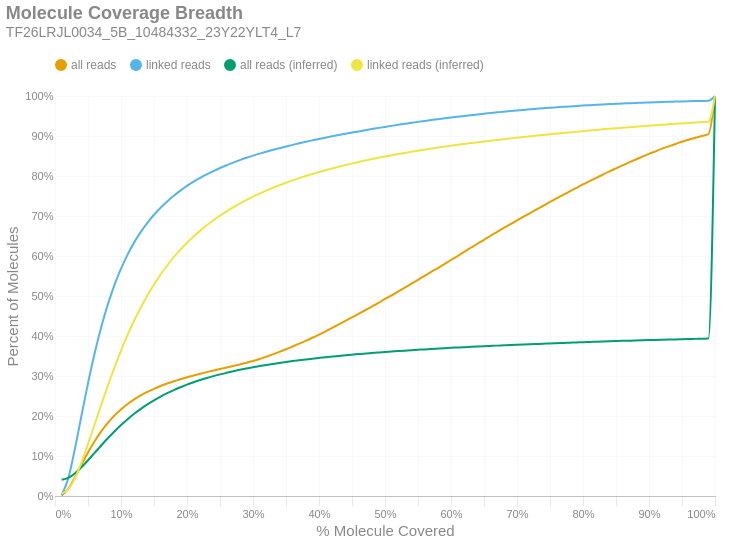

Notebook code cell kept with this figure:
### Markdown cell above
### Molecule Read Coverage
This chart shows molecule coverage breadth as computed by the number of bases aligned to that molecule. In other words, "*how much of each unique long molecule is actually sequenced/aligned?*" Keep in mind there is a distinction between sequences and alignments, since some sequences belonging to a particular molecule may not align well and wouldn't appear in the alignment data. This chart also shows molecule coverage breadth as computed by the *inferred fragment* from which the aligned sequences originate. Unlike read coverage, this calculation takes into account the total insert size, including unsequenced gaps between the forward and reverse reads. Like the previous figures, these are cumulative percents.

### Code cell
if SKIPLR:
    print_html(f"Skipped")
else:
    binned_df = consolidated_hist(valids['coverage_bp'], mask, 0.01, True)
    binned_df_inf = consolidated_hist(valids['coverage_inserts'], mask, 0.01, True)
    binned_df = binned_df.with_columns(pl.lit(binned_df_inf['all reads (cumsum)']).alias('all reads (inferred)'))
    binned_df = binned_df.with_columns(pl.lit(binned_df_inf['linked reads (cumsum)']).alias('linked reads (inferred)'))
    binned_df = binned_df.with_columns(
        (pl.col('bin').cast(pl.Float64) + 0.01).alias('right_edge')
    )

    with SafeRender(binned_df):
        (
            density_plot(binned_df, 'Molecule Coverage Breadth', samplename, 'molcov', ['all reads (inferred)','linked reads (inferred)'])
            .encode(
                #x=alt.X('bin:Q', title="% Molecule Covered").axis(format = '%').scale(padding=0),
                x=alt.X('right_edge:Q', title="% Molecule Covered").axis(format='%').scale(padding=0),
                y=alt.Y('value:Q', title='Percent of Molecules')
                    .axis(format='%')
                    .stack(False)
                    .scale(domainMin=0, padding=0),
                color=alt.Color("key:N").scale(domain = ["all reads", "linked reads", "all reads (inferred)", "linked reads (inferred)"]),
                tooltip = [
                    alt.Tooltip("key:N", title = "Data Type"),
                    alt.Tooltip("range_label:N", title="% Molecule Covered"),
                    alt.Tooltip("value:Q", format = ".2%", title="% Molecules")
                ]
            )
        ).display()

### Figure 1 — Vega-Lite specification as saved in the notebook (floating-point values rounded to 4 significant figures)
{"width": "container", "height": 400, "config": {"title": {"anchor": "start", "dy": -15, "fontSize": 18, "color": "#888888", "subtitleColor": "#888888", "subtitleFontSize": 14}, "arc": {"fill": "#0072B2"}, "axis": {"domainColor": "#888888", "domainWidth": 0.5, "gridWidth": 0.2, "grid": false, "titleFontWeight": 400, "titleFontSize": 15, "labelFontSize": 11, "labelColor": "#888888", "tickColor": "#888888", "tickWidth": 0.2, "titleColor": "#888888"}, "axisBand": {"grid": false}, "axisX": {"grid": true, "tickSize": 10, "domainCap": "round"}, "axisY": {"domain": false, "grid": true, "tickSize": 0, "domainCap": "round"}, "background": "transparent", "header": {"labelFontSize": 15, "labelColor": "#888888", "titleFontSize": 15, "titleFontWeight": 600, "titleColor": "#888888"}, "legend": {"labelFont": "sans-serif", "labelFontSize": 12, "labelColor": "#888888", "symbolSize": 100, "symbolType": "circle", "titleFontSize": 12, "titlePadding": 10, "titleColor": "#888888", "title": null, "orient": "top"}, "range": {"category": ["#E69F00", "#56B4E9", "#009E73", "#F0E442", "#0072B2", "#D55E00", "#CC79A7", "#000000"], "diverging": ["#cfe8f3", "#a2d4ec", "#73bfe2", "#46abdb", "#1696d2", "#12719e"]}, "area": {"fill": "#0072B2", "fillOpacity": 0.7, "line": true, "strokeOpacity": 0.7}, "line": {"color": "#0072B2", "stroke": "#0072B2", "strokeWidth": 2}, "trail": {"color": "#0072B2", "stroke": "#0072B2", "strokeWidth": 0, "size": 1}, "point": {"filled": true, "fillOpacity": 1.0, "size": 95}, "text": {"color": "#888888", "fontSize": 11, "align": "right", "fontWeight": 400, "size": 11}, "bar": {"fill": "#0072B2", "stroke": null}, "view": {"stroke": null, "continuousWidth": 660, "continuousHeight": 400}}, "data": {"name": "data-35ebf609b100e2764e32d28332379ac9"}, "mark": {"type": "line", "interpolate": "monotone", "point": {"opacity": 0, "size": 275}}, "encoding": {"color": {"field": "key", "scale": {"domain": ["all reads", "linked reads", "all reads (inferred)", "linked reads (inferred)"]}, "type": "nominal"}, "tooltip": [{"field": "key", "title": "Data Type", "type": "nominal"}, {"field": "range_label", "title": "% Molecule Covered", "type": "nominal"}, {"field": "value", "format": ".2%", "title": "% Molecules", "type": "quantitative"}], "x": {"axis": {"format": "%"}, "field": "right_edge", "scale": {"padding": 0}, "title": "% Molecule Covered", "type": "quantitative"}, "y": {"axis": {"format": "%"}, "field": "value", "scale": {"domainMin": 0, "padding": 0}, "stack": false, "title": "Percent of Molecules", "type": "quantitative"}}, "params": [{"name": "param_c36ac31b6afebe62", "select": {"type": "point", "fields": ["key"]}, "bind": "legend"}], "title": {"text": "Molecule Coverage Breadth", "subtitle": "TF26LRJL0034_5B_10484332_23Y22YLT4_L7"}, "transform": [{"fold": ["all reads (cumsum)", "linked reads (cumsum)", "all reads (inferred)", "linked reads (inferred)"]}, {"calculate": "replace(datum.key, ' (cumsum)', '')", "as": "key"}, {"filter": {"param": "param_c36ac31b6afebe62"}}], "usermeta": {"embedOptions": {"downloadFileName": "TF26LRJL0034_5B_10484332_23Y22YLT4_L7.molcov"}}, "$schema": "https://vega.github.io/schema/vega-lite/v6.4.1.json", "datasets": {"data-35ebf609b100e2764e32d28332379ac9": [{"bin": "0.0", "interval": "0.0-0.01", "all reads": 0.001356, "linked reads": 0.002512, "all reads (cumsum)": 0.001356, "linked reads (cumsum)": 0.002512, "range_label": "0.0-0.01", "all reads (inferred)": 0.04082, "linked reads (inferred)": 0.005933, "right_edge": 0.01}, {"bin": "0.01", "interval": "0.01-0.02", "all reads": 0.01644, "linked reads": 0.04069, "all reads (cumsum)": 0.01779, "linked reads (cumsum)": 0.0432, "range_label": "0.01-0.02", "all reads (inferred)": 0.04552, "linked reads (inferred)": 0.01641, "right_edge": 0.02}, {"bin": "0.02", "interval": "0.02-0.03", "all reads": 0.02829, "linked reads": 0.07326, "all reads (cumsum)": 0.04608, "linked reads (cumsum)": 0.1165, "range_label": "0.02-0.03", "all reads (inferred)": 0.05644, "linked reads (inferred)": 0.04395, "right_edge": 0.03}, {"bin": "0.03", "interval": "0.03-0.04", "all reads": 0.03169, "linked reads": 0.08359, "all reads (cumsum)": 0.07778, "linked reads (cumsum)": 0.2, "range_label": "0.03-0.04", "all reads (inferred)": 0.07171, "linked reads (inferred)": 0.08364, "right_edge": 0.04}, {"bin": "0.04", "interval": "0.04-0.05", "all reads": 0.03089, "linked reads": 0.08182, "all reads (cumsum)": 0.1087, "linked reads (cumsum)": 0.2819, "range_label": "0.04-0.05", "all reads (inferred)": 0.08931, "linked reads (inferred)": 0.1299, "right_edge": 0.05}, {"bin": "0.05", "interval": "0.05-0.06", "all reads": 0.02801, "linked reads": 0.07441, "all reads (cumsum)": 0.1367, "linked reads (cumsum)": 0.3563, "range_label": "0.05-0.06", "all reads (inferred)": 0.1078, "linked reads (inferred)": 0.1788, "right_edge": 0.06}, {"bin": "0.06", "interval": "0.06-0.07", "all reads": 0.02476, "linked reads": 0.06585, "all reads (cumsum)": 0.1614, "linked reads (cumsum)": 0.4221, "range_label": "0.06-0.07", "all reads (inferred)": 0.1262, "linked reads (inferred)": 0.2276, "right_edge": 0.07}, {"bin": "0.07", "interval": "0.07-0.08", "all reads": 0.02131, "linked reads": 0.05661, "all reads (cumsum)": 0.1827, "linked reads (cumsum)": 0.4787, "range_label": "0.07-0.08", "all reads (inferred)": 0.1442, "linked reads (inferred)": 0.2756, "right_edge": 0.08}, {"bin": "0.08", "interval": "0.08-0.09", "all reads": 0.01821, "linked reads": 0.04835, "all reads (cumsum)": 0.2009, "linked reads (cumsum)": 0.5271, "range_label": "0.08-0.09", "all reads (inferred)": 0.1613, "linked reads (inferred)": 0.321, "right_edge": 0.09}, {"bin": "0.09", "interval": "0.09-0.1", "all reads": 0.01555, "linked reads": 0.04121, "all reads (cumsum)": 0.2165, "linked reads (cumsum)": 0.5683, "range_label": "0.09-0.1", "all reads (inferred)": 0.1773, "linked reads (inferred)": 0.3636, "right_edge": 0.1}, {"bin": "0.1", "interval": "0.1-0.11", "all reads": 0.01334, "linked reads": 0.03527, "all reads (cumsum)": 0.2298, "linked reads (cumsum)": 0.6036, "range_label": "0.1-0.11", "all reads (inferred)": 0.192, "linked reads (inferred)": 0.4029, "right_edge": 0.11}, {"bin": "0.11", "interval": "0.11-0.12", "all reads": 0.01156, "linked reads": 0.03049, "all reads (cumsum)": 0.2414, "linked reads (cumsum)": 0.6341, "range_label": "0.11-0.12", "all reads (inferred)": 0.2055, "linked reads (inferred)": 0.4387, "right_edge": 0.12}, {"bin": "0.12", "interval": "0.12-0.13", "all reads": 0.01001, "linked reads": 0.02624, "all reads (cumsum)": 0.2514, "linked reads (cumsum)": 0.6603, "range_label": "0.12-0.13", "all reads (inferred)": 0.2177, "linked reads (inferred)": 0.4713, "right_edge": 0.13}, {"bin": "0.13", "interval": "0.13-0.14", "all reads": 0.008743, "linked reads": 0.02276, "all reads (cumsum)": 0.2602, "linked reads (cumsum)": 0.6831, "range_label": "0.13-0.14", "all reads (inferred)": 0.229, "linked reads (inferred)": 0.5014, "right_edge": 0.14}, {"bin": "0.14", "interval": "0.14-0.15", "all reads": 0.007771, "linked reads": 0.02, "all reads (cumsum)": 0.2679, "linked reads (cumsum)": 0.7031, "range_label": "0.14-0.15", "all reads (inferred)": 0.2392, "linked reads (inferred)": 0.5287, "right_edge": 0.15}, {"bin": "0.15", "interval": "0.15-0.16", "all reads": 0.006949, "linked reads": 0.01772, "all reads (cumsum)": 0.2749, "linked reads (cumsum)": 0.7208, "range_label": "0.15-0.16", "all reads (inferred)": 0.2486, "linked reads (inferred)": 0.5537, "right_edge": 0.16}, {"bin": "0.16", "interval": "0.16-0.17", "all reads": 0.006259, "linked reads": 0.01569, "all reads (cumsum)": 0.2811, "linked reads (cumsum)": 0.7365, "range_label": "0.16-0.17", "all reads (inferred)": 0.2571, "linked reads (inferred)": 0.5762, "right_edge": 0.17}, {"bin": "0.17", "interval": "0.17-0.18", "all reads": 0.005709, "linked reads": 0.01417, "all reads (cumsum)": 0.2868, "linked reads (cumsum)": 0.7506, "range_label": "0.17-0.18", "all reads (inferred)": 0.2649, "linked reads (inferred)": 0.597, "right_edge": 0.18}, {"bin": "0.18", "interval": "0.18-0.19", "all reads": 0.005236, "linked reads": 0.01277, "all reads (cumsum)": 0.2921, "linked reads (cumsum)": 0.7634, "range_label": "0.18-0.19", "all reads (inferred)": 0.2719, "linked reads (inferred)": 0.6158, "right_edge": 0.19}, {"bin": "0.19", "interval": "0.19-0.2", "all reads": 0.004905, "linked reads": 0.0118, "all reads (cumsum)": 0.297, "linked reads (cumsum)": 0.7752, "range_label": "0.19-0.2", "all reads (inferred)": 0.2785, "linked reads (inferred)": 0.6332, "right_edge": 0.2}, {"bin": "0.2", "interval": "0.2-0.21", "all reads": 0.004494, "linked reads": 0.01052, "all reads (cumsum)": 0.3015, "linked reads (cumsum)": 0.7857, "range_label": "0.2-0.21", "all reads (inferred)": 0.2844, "linked reads (inferred)": 0.6488, "right_edge": 0.21}, {"bin": "0.21", "interval": "0.21-0.22", "all reads": 0.004249, "linked reads": 0.009675, "all reads (cumsum)": 0.3057, "linked reads (cumsum)": 0.7954, "range_label": "0.21-0.22", "all reads (inferred)": 0.2898, "linked reads (inferred)": 0.6634, "right_edge": 0.22}, {"bin": "0.22", "interval": "0.22-0.23", "all reads": 0.004032, "linked reads": 0.008777, "all reads (cumsum)": 0.3098, "linked reads (cumsum)": 0.8042, "range_label": "0.22-0.23", "all reads (inferred)": 0.2949, "linked reads (inferred)": 0.6768, "right_edge": 0.23}, {"bin": "0.23", "interval": "0.23-0.24", "all reads": 0.003906, "linked reads": 0.008121, "all reads (cumsum)": 0.3137, "linked reads (cumsum)": 0.8123, "range_label": "0.23-0.24", "all reads (inferred)": 0.2996, "linked reads (inferred)": 0.6894, "right_edge": 0.24}, {"bin": "0.24", "interval": "0.24-0.25", "all reads": 0.003821, "linked reads": 0.007613, "all reads (cumsum)": 0.3175, "linked reads (cumsum)": 0.8199, "range_label": "0.24-0.25", "all reads (inferred)": 0.304, "linked reads (inferred)": 0.7011, "right_edge": 0.25}, {"bin": "0.25", "interval": "0.25-0.26", "all reads": 0.003626, "linked reads": 0.006932, "all reads (cumsum)": 0.3211, "linked reads (cumsum)": 0.8268, "range_label": "0.25-0.26", "all reads (inferred)": 0.308, "linked reads (inferred)": 0.7117, "right_edge": 0.26}, {"bin": "0.26", "interval": "0.26-0.27", "all reads": 0.003758, "linked reads": 0.006706, "all reads (cumsum)": 0.3249, "linked reads (cumsum)": 0.8335, "range_label": "0.26-0.27", "all reads (inferred)": 0.3118, "linked reads (inferred)": 0.7218, "right_edge": 0.27}, {"bin": "0.27", "interval": "0.27-0.28", "all reads": 0.003903, "linked reads": 0.006226, "all reads (cumsum)": 0.3288, "linked reads (cumsum)": 0.8398, "range_label": "0.27-0.28", "all reads (inferred)": 0.3154, "linked reads (inferred)": 0.7312, "right_edge": 0.28}, {"bin": "0.28", "interval": "0.28-0.29", "all reads": 0.004194, "linked reads": 0.005802, "all reads (cumsum)": 0.333, "linked reads (cumsum)": 0.8456, "range_label": "0.28-0.29", "all reads (inferred)": 0.3187, "linked reads (inferred)": 0.7399, "right_edge": 0.29}, {"bin": "0.29", "interval": "0.29-0.3", "all reads": 0.004524, "linked reads": 0.00531, "all reads (cumsum)": 0.3375, "linked reads (cumsum)": 0.8509, "range_label": "0.29-0.3", "all reads (inferred)": 0.3218, "linked reads (inferred)": 0.7483, "right_edge": 0.3}, {"bin": "0.3", "interval": "0.3-0.31", "all reads": 0.004997, "linked reads": 0.005003, "all reads (cumsum)": 0.3425, "linked reads (cumsum)": 0.8559, "range_label": "0.3-0.31", "all reads (inferred)": 0.3248, "linked reads (inferred)": 0.756, "right_edge": 0.31}, {"bin": "0.31", "interval": "0.31-0.32", "all reads": 0.005691, "linked reads": 0.004777, "all reads (cumsum)": 0.3482, "linked reads (cumsum)": 0.8607, "range_label": "0.31-0.32", "all reads (inferred)": 0.3276, "linked reads (inferred)": 0.7635, "right_edge": 0.32}, {"bin": "0.32", "interval": "0.32-0.33", "all reads": 0.00599, "linked reads": 0.004473, "all reads (cumsum)": 0.3542, "linked reads (cumsum)": 0.8651, "range_label": "0.32-0.33", "all reads (inferred)": 0.3302, "linked reads (inferred)": 0.7704, "right_edge": 0.33}, {"bin": "0.33", "interval": "0.33-0.34", "all reads": 0.006223, "linked reads": 0.004389, "all reads (cumsum)": 0.3604, "linked reads (cumsum)": 0.8695, "range_label": "0.33-0.34", "all reads (inferred)": 0.3327, "linked reads (inferred)": 0.777, "right_edge": 0.34}, {"bin": "0.34", "interval": "0.34-0.35", "all reads": 0.006525, "linked reads": 0.004196, "all reads (cumsum)": 0.3669, "linked reads (cumsum)": 0.8737, "range_label": "0.34-0.35", "all reads (inferred)": 0.3351, "linked reads (inferred)": 0.7832, "right_edge": 0.35}, {"bin": "0.35", "interval": "0.35-0.36", "all reads": 0.006866, "linked reads": 0.004101, "all reads (cumsum)": 0.3738, "linked reads (cumsum)": 0.8778, "range_label": "0.35-0.36", "all reads (inferred)": 0.3373, "linked reads (inferred)": 0.7891, "right_edge": 0.36}, {"bin": "0.36", "interval": "0.36-0.37", "all reads": 0.006992, "linked reads": 0.00392, "all reads (cumsum)": 0.3808, "linked reads (cumsum)": 0.8817, "range_label": "0.36-0.37", "all reads (inferred)": 0.3394, "linked reads (inferred)": 0.7947, "right_edge": 0.37}, {"bin": "0.37", "interval": "0.37-0.38", "all reads": 0.007234, "linked reads": 0.00364, "all reads (cumsum)": 0.388, "linked reads (cumsum)": 0.8854, "range_label": "0.37-0.38", "all reads (inferred)": 0.3414, "linked reads (inferred)": 0.8, "right_edge": 0.38}, {"bin": "0.38", "interval": "0.38-0.39", "all reads": 0.007551, "linked reads": 0.003624, "all reads (cumsum)": 0.3956, "linked reads (cumsum)": 0.889, "range_label": "0.38-0.39", "all reads (inferred)": 0.3433, "linked reads (inferred)": 0.8051, "right_edge": 0.39}, {"bin": "0.39", "interval": "0.39-0.4", "all reads": 0.007981, "linked reads": 0.003565, "all reads (cumsum)": 0.4035, "linked reads (cumsum)": 0.8926, "range_label": "0.39-0.4", "all reads (inferred)": 0.3452, "linked reads (inferred)": 0.8099, "right_edge": 0.4}, {"bin": "0.4", "interval": "0.4-0.41", "all reads": 0.008169, "linked reads": 0.003313, "all reads (cumsum)": 0.4117, "linked reads (cumsum)": 0.8959, "range_label": "0.4-0.41", "all reads (inferred)": 0.3469, "linked reads (inferred)": 0.8146, "right_edge": 0.41}, {"bin": "0.41", "interval": "0.41-0.42", "all reads": 0.008733, "linked reads": 0.003289, "all reads (cumsum)": 0.4204, "linked reads (cumsum)": 0.8992, "range_label": "0.41-0.42", "all reads (inferred)": 0.3486, "linked reads (inferred)": 0.8189, "right_edge": 0.42}, {"bin": "0.42", "interval": "0.42-0.43", "all reads": 0.008682, "linked reads": 0.003166, "all reads (cumsum)": 0.4291, "linked reads (cumsum)": 0.9023, "range_label": "0.42-0.43", "all reads (inferred)": 0.3502, "linked reads (inferred)": 0.8231, "right_edge": 0.43}, {"bin": "0.43", "interval": "0.43-0.44", "all reads": 0.008653, "linked reads": 0.003133, "all reads (cumsum)": 0.4378, "linked reads (cumsum)": 0.9055, "range_label": "0.43-0.44", "all reads (inferred)": 0.3518, "linked reads (inferred)": 0.8273, "right_edge": 0.44}, {"bin": "0.44", "interval": "0.44-0.45", "all reads": 0.008843, "linked reads": 0.003031, "all reads (cumsum)": 0.4466, "linked reads (cumsum)": 0.9085, "range_label": "0.44-0.45", "all reads (inferred)": 0.3533, "linked reads (inferred)": 0.8312, "right_edge": 0.45}, {"bin": "0.45", "interval": "0.45-0.46", "all reads": 0.008885, "linked reads": 0.002941, "all reads (cumsum)": 0.4555, "linked reads (cumsum)": 0.9114, "range_label": "0.45-0.46", "all reads (inferred)": 0.3548, "linked reads (inferred)": 0.8351, "right_edge": 0.46}, {"bin": "0.46", "interval": "0.46-0.47", "all reads": 0.008883, "linked reads": 0.002924, "all reads (cumsum)": 0.4644, "linked reads (cumsum)": 0.9144, "range_label": "0.46-0.47", "all reads (inferred)": 0.3562, "linked reads (inferred)": 0.8387, "right_edge": 0.47}, {"bin": "0.47", "interval": "0.47-0.48", "all reads": 0.009226, "linked reads": 0.002862, "all reads (cumsum)": 0.4736, "linked reads (cumsum)": 0.9172, "range_label": "0.47-0.48", "all reads (inferred)": 0.3575, "linked reads (inferred)": 0.8423, "right_edge": 0.48}, {"bin": "0.48", "interval": "0.48-0.49", "all reads": 0.008983, "linked reads": 0.002773, "all reads (cumsum)": 0.4826, "linked reads (cumsum)": 0.92, "range_label": "0.48-0.49", "all reads (inferred)": 0.3588, "linked reads (inferred)": 0.8456, "right_edge": 0.49}, {"bin": "0.49", "interval": "0.49-0.5", "all reads": 0.0101, "linked reads": 0.002768, "all reads (cumsum)": 0.4927, "linked reads (cumsum)": 0.9228, "range_label": "0.49-0.5", "all reads (inferred)": 0.36, "linked reads (inferred)": 0.8488, "right_edge": 0.5}, {"bin": "0.5", "interval": "0.5-0.51", "all reads": 0.008767, "linked reads": 0.002529, "all reads (cumsum)": 0.5015, "linked reads (cumsum)": 0.9253, "range_label": "0.5-0.51", "all reads (inferred)": 0.3612, "linked reads (inferred)": 0.8518, "right_edge": 0.51}, {"bin": "0.51", "interval": "0.51-0.52", "all reads": 0.009881, "linked reads": 0.002631, "all reads (cumsum)": 0.5113, "linked reads (cumsum)": 0.9279, "range_label": "0.51-0.52", "all reads (inferred)": 0.3623, "linked reads (inferred)": 0.8548, "right_edge": 0.52}, {"bin": "0.52", "interval": "0.52-0.53", "all reads": 0.009569, "linked reads": 0.002491, "all reads (cumsum)": 0.5209, "linked reads (cumsum)": 0.9304, "range_label": "0.52-0.53", "all reads (inferred)": 0.3634, "linked reads (inferred)": 0.8577, "right_edge": 0.53}, {"bin": "0.53", "interval": "0.53-0.54", "all reads": 0.009918, "linked reads": 0.002474, "all reads (cumsum)": 0.5308, "linked reads (cumsum)": 0.9329, "range_label": "0.53-0.54", "all reads (inferred)": 0.3645, "linked reads (inferred)": 0.8605, "right_edge": 0.54}, {"bin": "0.54", "interval": "0.54-0.55", "all reads": 0.009651, "linked reads": 0.002422, "all reads (cumsum)": 0.5405, "linked reads (cumsum)": 0.9353, "range_label": "0.54-0.55", "all reads (inferred)": 0.3655, "linked reads (inferred)": 0.8632, "right_edge": 0.55}, {"bin": "0.55", "interval": "0.55-0.56", "all reads": 0.01, "linked reads": 0.002301, "all reads (cumsum)": 0.5505, "linked reads (cumsum)": 0.9376, "range_label": "0.55-0.56", "all reads (inferred)": 0.3665, "linked reads (inferred)": 0.8659, "right_edge": 0.56}, {"bin": "0.56", "interval": "0.56-0.57", "all reads": 0.009739, "linked reads": 0.002287, "all reads (cumsum)": 0.5602, "linked reads (cumsum)": 0.9399, "range_label": "0.56-0.57", "all reads (inferred)": 0.3676, "linked reads (inferred)": 0.8685, "right_edge": 0.57}, {"bin": "0.57", "interval": "0.57-0.58", "all reads": 0.009569, "linked reads": 0.002154, "all reads (cumsum)": 0.5698, "linked reads (cumsum)": 0.9421, "range_label": "0.57-0.58", "all reads (inferred)": 0.3685, "linked reads (inferred)": 0.871, "right_edge": 0.58}, {"bin": "0.58", "interval": "0.58-0.59", "all reads": 0.009943, "linked reads": 0.002107, "all reads (cumsum)": 0.5797, "linked reads (cumsum)": 0.9442, "range_label": "0.58-0.59", "all reads (inferred)": 0.3695, "linked reads (inferred)": 0.8735, "right_edge": 0.59}, {"bin": "0.59", "interval": "0.59-0.6", "all reads": 0.01028, "linked reads": 0.00213, "all reads (cumsum)": 0.59, "linked reads (cumsum)": 0.9463, "range_label": "0.59-0.6", "all reads (inferred)": 0.3704, "linked reads (inferred)": 0.8758, "right_edge": 0.6}, {"bin": "0.6", "interval": "0.6-0.61", "all reads": 0.01004, "linked reads": 0.001995, "all reads (cumsum)": 0.6, "linked reads (cumsum)": 0.9483, "range_label": "0.6-0.61", "all reads (inferred)": 0.3712, "linked reads (inferred)": 0.878, "right_edge": 0.61}, {"bin": "0.61", "interval": "0.61-0.62", "all reads": 0.01046, "linked reads": 0.001938, "all reads (cumsum)": 0.6105, "linked reads (cumsum)": 0.9502, "range_label": "0.61-0.62", "all reads (inferred)": 0.3721, "linked reads (inferred)": 0.8802, "right_edge": 0.62}, {"bin": "0.62", "interval": "0.62-0.63", "all reads": 0.01009, "linked reads": 0.00188, "all reads (cumsum)": 0.6206, "linked reads (cumsum)": 0.9521, "range_label": "0.62-0.63", "all reads (inferred)": 0.3729, "linked reads (inferred)": 0.8823, "right_edge": 0.63}, {"bin": "0.63", "interval": "0.63-0.64", "all reads": 0.01004, "linked reads": 0.001841, "all reads (cumsum)": 0.6306, "linked reads (cumsum)": 0.954, "range_label": "0.63-0.64", "all reads (inferred)": 0.3737, "linked reads (inferred)": 0.8844, "right_edge": 0.64}, {"bin": "0.64", "interval": "0.64-0.65", "all reads": 0.009805, "linked reads": 0.001799, "all reads (cumsum)": 0.6404, "linked reads (cumsum)": 0.9558, "range_label": "0.64-0.65", "all reads (inferred)": 0.3745, "linked reads (inferred)": 0.8864, "right_edge": 0.65}, {"bin": "0.65", "interval": "0.65-0.66", "all reads": 0.01017, "linked reads": 0.001776, "all reads (cumsum)": 0.6506, "linked reads (cumsum)": 0.9575, "range_label": "0.65-0.66", "all reads (inferred)": 0.3752, "linked reads (inferred)": 0.8883, "right_edge": 0.66}, {"bin": "0.66", "interval": "0.66-0.67", "all reads": 0.009631, "linked reads": 0.001672, "all reads (cumsum)": 0.6602, "linked reads (cumsum)": 0.9592, "range_label": "0.66-0.67", "all reads (inferred)": 0.3759, "linked reads (inferred)": 0.8902, "right_edge": 0.67}, {"bin": "0.67", "interval": "0.67-0.68", "all reads": 0.009802, "linked reads": 0.001652, "all reads (cumsum)": 0.67, "linked reads (cumsum)": 0.9609, "range_label": "0.67-0.68", "all reads (inferred)": 0.3767, "linked reads (inferred)": 0.8921, "right_edge": 0.68}, {"bin": "0.68", "interval": "0.68-0.69", "all reads": 0.009413, "linked reads": 0.001488, "all reads (cumsum)": 0.6795, "linked reads (cumsum)": 0.9623, "range_label": "0.68-0.69", "all reads (inferred)": 0.3775, "linked reads (inferred)": 0.8941, "right_edge": 0.69}, {"bin": "0.69", "interval": "0.69-0.7", "all reads": 0.0096, "linked reads": 0.001502, "all reads (cumsum)": 0.6891, "linked reads (cumsum)": 0.9638, "range_label": "0.69-0.7", "all reads (inferred)": 0.3782, "linked reads (inferred)": 0.8959, "right_edge": 0.7}, {"bin": "0.7", "interval": "0.7-0.71", "all reads": 0.009176, "linked reads": 0.001444, "all reads (cumsum)": 0.6982, "linked reads (cumsum)": 0.9653, "range_label": "0.7-0.71", "all reads (inferred)": 0.3788, "linked reads (inferred)": 0.8976, "right_edge": 0.71}, {"bin": "0.71", "interval": "0.71-0.72", "all reads": 0.009174, "linked reads": 0.001425, "all reads (cumsum)": 0.7074, "linked reads (cumsum)": 0.9667, "range_label": "0.71-0.72", "all reads (inferred)": 0.3795, "linked reads (inferred)": 0.8993, "right_edge": 0.72}, {"bin": "0.72", "interval": "0.72-0.73", "all reads": 0.009347, "linked reads": 0.001348, "all reads (cumsum)": 0.7168, "linked reads (cumsum)": 0.9681, "range_label": "0.72-0.73", "all reads (inferred)": 0.3801, "linked reads (inferred)": 0.901, "right_edge": 0.73}, {"bin": "0.73", "interval": "0.73-0.74", "all reads": 0.009159, "linked reads": 0.001346, "all reads (cumsum)": 0.7259, "linked reads (cumsum)": 0.9694, "range_label": "0.73-0.74", "all reads (inferred)": 0.3808, "linked reads (inferred)": 0.9026, "right_edge": 0.74}, {"bin": "0.74", "interval": "0.74-0.75", "all reads": 0.009422, "linked reads": 0.001244, "all reads (cumsum)": 0.7353, "linked reads (cumsum)": 0.9706, "range_label": "0.74-0.75", "all reads (inferred)": 0.3815, "linked reads (inferred)": 0.9044, "right_edge": 0.75}, {"bin": "0.75", "interval": "0.75-0.76", "all reads": 0.008657, "linked reads": 0.001148, "all reads (cumsum)": 0.744, "linked reads (cumsum)": 0.9718, "range_label": "0.75-0.76", "all reads (inferred)": 0.3821, "linked reads (inferred)": 0.9059, "right_edge": 0.76}, {"bin": "0.76", "interval": "0.76-0.77", "all reads": 0.008911, "linked reads": 0.001132, "all reads (cumsum)": 0.7529, "linked reads (cumsum)": 0.9729, "range_label": "0.76-0.77", "all reads (inferred)": 0.3827, "linked reads (inferred)": 0.9075, "right_edge": 0.77}, {"bin": "0.77", "interval": "0.77-0.78", "all reads": 0.008763, "linked reads": 0.001113, "all reads (cumsum)": 0.7617, "linked reads (cumsum)": 0.974, "range_label": "0.77-0.78", "all reads (inferred)": 0.3833, "linked reads (inferred)": 0.909, "right_edge": 0.78}, {"bin": "0.78", "interval": "0.78-0.79", "all reads": 0.00851, "linked reads": 0.0009973, "all reads (cumsum)": 0.7702, "linked reads (cumsum)": 0.975, "range_label": "0.78-0.79", "all reads (inferred)": 0.3838, "linked reads (inferred)": 0.9105, "right_edge": 0.79}, {"bin": "0.79", "interval": "0.79-0.8", "all reads": 0.008847, "linked reads": 0.001044, "all reads (cumsum)": 0.779, "linked reads (cumsum)": 0.9761, "range_label": "0.79-0.8", "all reads (inferred)": 0.3845, "linked reads (inferred)": 0.9121, "right_edge": 0.8}, {"bin": "0.8", "interval": "0.8-0.81", "all reads": 0.008039, "linked reads": 0.0009428, "all reads (cumsum)": 0.7871, "linked reads (cumsum)": 0.977, "range_label": "0.8-0.81", "all reads (inferred)": 0.385, "linked reads (inferred)": 0.9136, "right_edge": 0.81}, {"bin": "0.81", "interval": "0.81-0.82", "all reads": 0.008131, "linked reads": 0.0009839, "all reads (cumsum)": 0.7952, "linked reads (cumsum)": 0.978, "range_label": "0.81-0.82", "all reads (inferred)": 0.3856, "linked reads (inferred)": 0.9151, "right_edge": 0.82}, {"bin": "0.82", "interval": "0.82-0.83", "all reads": 0.008223, "linked reads": 0.0008836, "all reads (cumsum)": 0.8034, "linked reads (cumsum)": 0.9789, "range_label": "0.82-0.83", "all reads (inferred)": 0.3862, "linked reads (inferred)": 0.9166, "right_edge": 0.83}, {"bin": "0.83", "interval": "0.83-0.84", "all reads": 0.008009, "linked reads": 0.0008268, "all reads (cumsum)": 0.8114, "linked reads (cumsum)": 0.9797, "range_label": "0.83-0.84", "all reads (inferred)": 0.3868, "linked reads (inferred)": 0.918, "right_edge": 0.84}, {"bin": "0.84", "interval": "0.84-0.85", "all reads": 0.007636, "linked reads": 0.0007833, "all reads (cumsum)": 0.8191, "linked reads (cumsum)": 0.9805, "range_label": "0.84-0.85", "all reads (inferred)": 0.3873, "linked reads (inferred)": 0.9194, "right_edge": 0.85}, {"bin": "0.85", "interval": "0.85-0.86", "all reads": 0.007587, "linked reads": 0.0008086, "all reads (cumsum)": 0.8266, "linked reads (cumsum)": 0.9813, "range_label": "0.85-0.86", "all reads (inferred)": 0.3878, "linked reads (inferred)": 0.9208, "right_edge": 0.86}, {"bin": "0.86", "interval": "0.86-0.87", "all reads": 0.007336, "linked reads": 0.0006751, "all reads (cumsum)": 0.834, "linked reads (cumsum)": 0.982, "range_label": "0.86-0.87", "all reads (inferred)": 0.3883, "linked reads (inferred)": 0.9221, "right_edge": 0.87}, {"bin": "0.87", "interval": "0.87-0.88", "all reads": 0.007331, "linked reads": 0.0006609, "all reads (cumsum)": 0.8413, "linked reads (cumsum)": 0.9826, "range_label": "0.87-0.88", "all reads (inferred)": 0.3888, "linked reads (inferred)": 0.9234, "right_edge": 0.88}, {"bin": "0.88", "interval": "0.88-0.89", "all reads": 0.006993, "linked reads": 0.0006025, "all reads (cumsum)": 0.8483, "linked reads (cumsum)": 0.9832, "range_label": "0.88-0.89", "all reads (inferred)": 0.3893, "linked reads (inferred)": 0.9246, "right_edge": 0.89}, {"bin": "0.89", "interval": "0.89-0.9", "all reads": 0.00704, "linked reads": 0.0006349, "all reads (cumsum)": 0.8553, "linked reads (cumsum)": 0.9839, "range_label": "0.89-0.9", "all reads (inferred)": 0.3898, "linked reads (inferred)": 0.9258, "right_edge": 0.9}, {"bin": "0.9", "interval": "0.9-0.91", "all reads": 0.006314, "linked reads": 0.0005701, "all reads (cumsum)": 0.8617, "linked reads (cumsum)": 0.9845, "range_label": "0.9-0.91", "all reads (inferred)": 0.3902, "linked reads (inferred)": 0.927, "right_edge": 0.91}, {"bin": "0.91", "interval": "0.91-0.92", "all reads": 0.006891, "linked reads": 0.0005725, "all reads (cumsum)": 0.8686, "linked reads (cumsum)": 0.985, "range_label": "0.91-0.92", "all reads (inferred)": 0.3907, "linked reads (inferred)": 0.9281, "right_edge": 0.92}, {"bin": "0.92", "interval": "0.92-0.93", "all reads": 0.005591, "linked reads": 0.0004951, "all reads (cumsum)": 0.8741, "linked reads (cumsum)": 0.9855, "range_label": "0.92-0.93", "all reads (inferred)": 0.3911, "linked reads (inferred)": 0.9293, "right_edge": 0.93}, {"bin": "0.93", "interval": "0.93-0.94", "all reads": 0.005785, "linked reads": 0.0004548, "all reads (cumsum)": 0.8799, "linked reads (cumsum)": 0.986, "range_label": "0.93-0.94", "all reads (inferred)": 0.3915, "linked reads (inferred)": 0.9303, "right_edge": 0.94}, {"bin": "0.94", "interval": "0.94-0.95", "all reads": 0.005868, "linked reads": 0.000473, "all reads (cumsum)": 0.8858, "linked reads (cumsum)": 0.9864, "range_label": "0.94-0.95", "all reads (inferred)": 0.392, "linked reads (inferred)": 0.9314, "right_edge": 0.95}, {"bin": "0.95", "interval": "0.95-0.96", "all reads": 0.004706, "linked reads": 0.0004059, "all reads (cumsum)": 0.8905, "linked reads (cumsum)": 0.9869, "range_label": "0.95-0.96", "all reads (inferred)": 0.3924, "linked reads (inferred)": 0.9324, "right_edge": 0.96}, {"bin": "0.96", "interval": "0.96-0.97", "all reads": 0.00503, "linked reads": 0.0003664, "all reads (cumsum)": 0.8955, "linked reads (cumsum)": 0.9872, "range_label": "0.96-0.97", "all reads (inferred)": 0.3928, "linked reads (inferred)": 0.9335, "right_edge": 0.97}, {"bin": "0.97", "interval": "0.97-0.98", "all reads": 0.004661, "linked reads": 0.0003395, "all reads (cumsum)": 0.9002, "linked reads (cumsum)": 0.9876, "range_label": "0.97-0.98", "all reads (inferred)": 0.3932, "linked reads (inferred)": 0.9346, "right_edge": 0.98}, {"bin": "0.98", "interval": "0.98-0.99", "all reads": 0.004297, "linked reads": 0.0003364, "all reads (cumsum)": 0.9045, "linked reads (cumsum)": 0.9879, "range_label": "0.98-0.99", "all reads (inferred)": 0.3937, "linked reads (inferred)": 0.9357, "right_edge": 0.99}, {"bin": "0.99", "interval": "0.99-1.0", "all reads": 0.09551, "linked reads": 0.0121, "all reads (cumsum)": 1.0, "linked reads (cumsum)": 1.0, "range_label": "0.99-1.0", "all reads (inferred)": 1.0, "linked reads (inferred)": 1.0, "right_edge": 1.0}]}}
